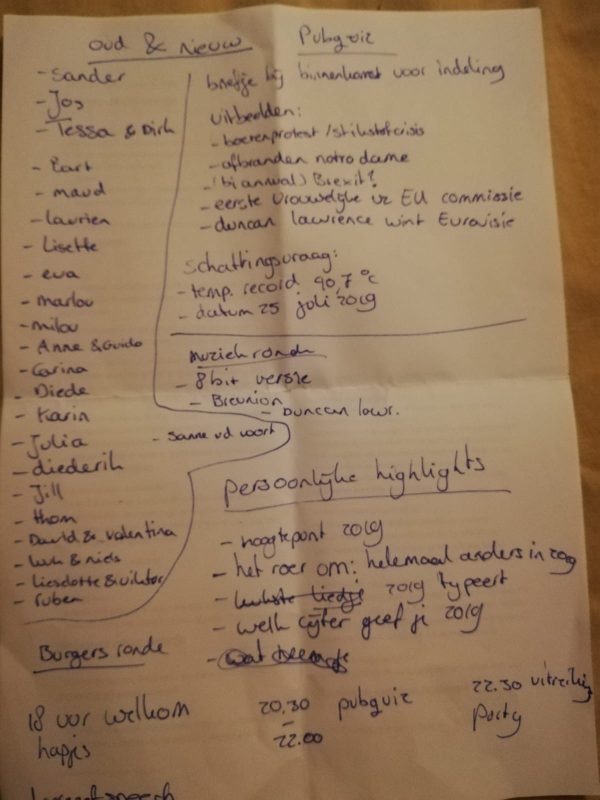
#> input picture data/voorbeeld.jpg, 1200 x 1599 px (shown at 1/2 size)
$ python -i binarize.py   (imports and definitions only)
#> lines starting #> are read from the running program, lines starting #| are printed output that depends on the picture; after the words box and inside, x2 and y2 are one past the last pixel; in counts of white or black regions, pixels touching at a corner belong together
import numpy as np
import cv2 as cv

### su ###

nfns = [
    lambda x: np.roll(x, -1, axis=0),
    lambda x: np.roll(np.roll(x, 1, axis=1), -1, axis=0),
    lambda x: np.roll(x, 1, axis=1),
    lambda x: np.roll(np.roll(x, 1, axis=1), 1, axis=0),
    lambda x: np.roll(x, 1, axis=0),
    lambda x: np.roll(np.roll(x, -1, axis=1), 1, axis=0),
    lambda x: np.roll(x, -1, axis=1),
    lambda x: np.roll(np.roll(x, -1, axis=1), -1, axis=0)
]


def su_plus(img):
    _, otsu_ocimg = cv.threshold(img, 0, 255, cv.THRESH_BINARY + cv.THRESH_OTSU)
    su_ocimg = su(img)

    contours, _ = cv.findContours(otsu_ocimg, cv.RETR_LIST, cv.CHAIN_APPROX_NONE)

    for contour in contours:
        approx = cv.convexHull(contour)
        cv.drawContours(otsu_ocimg, [approx], -1, (0, 255, 0), 1)

    cv.floodFill(otsu_ocimg, None, (16, 16), 0)
    im_floodfill = su_ocimg.copy()
    cv.floodFill(im_floodfill, None, (16, 16), 0)

    R = (otsu_ocimg + (su_ocimg & cv.bitwise_not(im_floodfill)))

    mask = np.ones((3, 3), np.uint8)
    R = cv.erode(R, None, iterations=1)
    R = cv.dilate(R, None, iterations=1)

    R = cv.medianBlur(R, 3)
    _, R = cv.threshold(R, 0, 255, cv.THRESH_BINARY)

    return R


def su(img):
    gfn = nfns
    N_MIN = 4

    I = img.astype(np.float64)
    cimg = localminmax(I, gfn)

    _, ocimg = cv.threshold(rescale(cimg).astype(img.dtype), 0, 255, cv.THRESH_BINARY + cv.THRESH_OTSU)

    E = ocimg.astype(np.float64)
    E_mean = np.zeros(I.shape, dtype=np.float64)

    N_e = numnb(ocimg, gfn)
    nbmask = N_e > 0

    for fn in gfn:
        E_mean += fn(I) * fn(E)

    E_mean[nbmask] /= N_e[nbmask]
    E_var = np.zeros(I.shape, dtype=np.float64)

    for fn in gfn:
        tmp = (fn(I) - E_mean) * fn(E)
        E_var += tmp * tmp

    E_var[nbmask] /= N_e[nbmask]
    E_std = np.sqrt(E_var) * 0.5

    R = np.ones(I.shape) * 255
    R[(I <= E_mean + E_std) & (N_e >= N_MIN)] = 0

    return R.astype(np.uint8)


def localminmax(img, fns):
    mi = img.astype(np.float64)
    ma = img.astype(np.float64)
    for i in range(len(fns)):
        rolled = fns[i](img)
        np.minimum(mi, rolled, out=mi)
        np.maximum(ma, rolled, out=ma)
    result = (ma - mi) / (mi + ma + 1e-16)
    return result


def numnb(bi, fns):
    nb = bi.astype(np.float64)
    i = np.zeros(bi.shape, nb.dtype)
    i[bi == bi.max()] = 1
    i[bi == bi.min()] = 0
    for fn in fns:
        nb += fn(i)
    return nb


def rescale(r, maxvalue=255):
    mi = r.min()
    return maxvalue * (r - mi) / (r.max() - mi)


### sauvola ###


# [58 lines left out: functions sauvola, padding, integralMean, ind2sub, otsu, not called in this run]

>>> import cv2
>>> picture = cv2.imread('../../../../data/voorbeeld.jpg', cv2.IMREAD_GRAYSCALE)
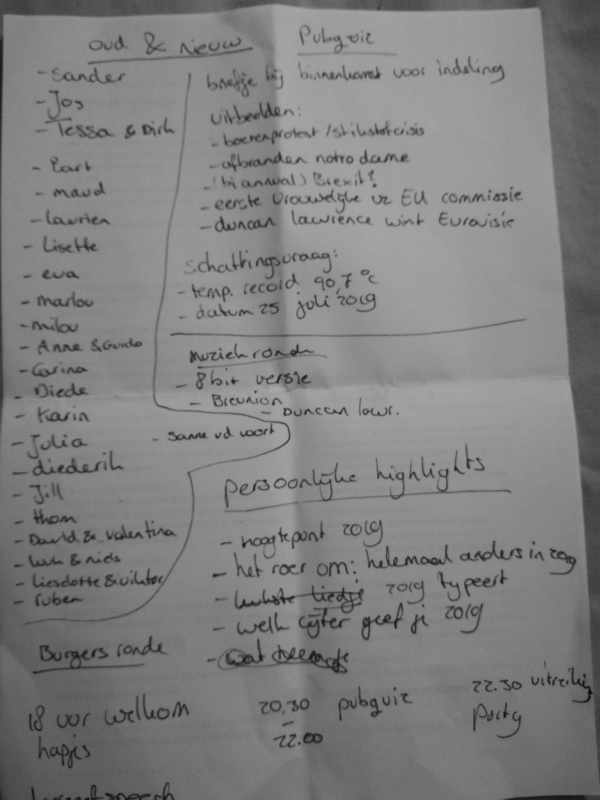
#> picture: shape (1599, 1200) (shown at 1/2 size); min 13, max 170, mean 127.3
>>> result = su_plus(picture)
#> in su_plus, `_, otsu_ocimg = cv.threshold(img, 0, 255, cv.THRESH_BINARY + cv.THRESH..`:
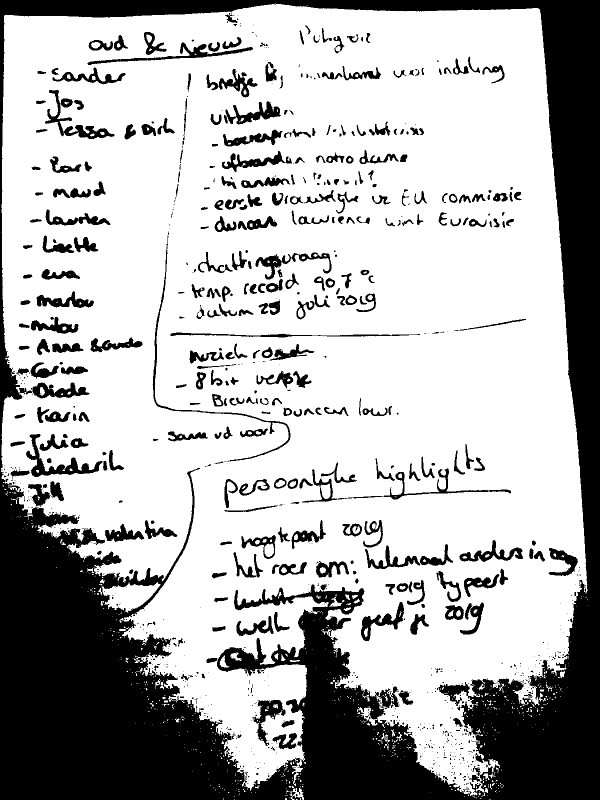
#> otsu_ocimg: shape (1599, 1200) (shown at 1/2 size); 70.2% white; 966 black regions (597 under 20 px), largest, box (x1, y1, x2, y2) and area: (0, 0, 1200, 1599) 447894, (52, 868, 205, 954) 3020, (90, 180, 229, 278) 2779
#> in localminmax, `result = (ma - mi) / (mi + ma + 1e-16)`:
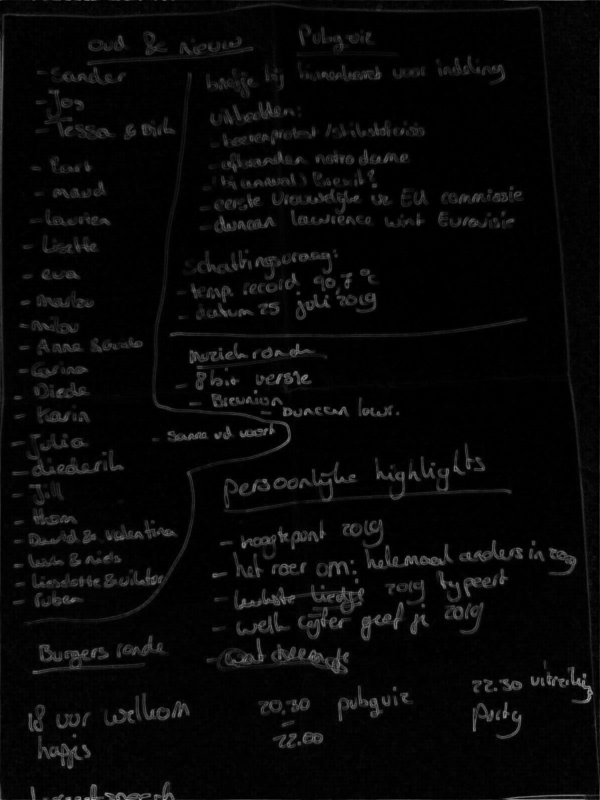
#> result: shape (1599, 1200) float64 (shown at 1/2 size); min 0, max 0.726, mean 0.033
#> in rescale, `mi = r.min()`: mi = 0
#> in su, `_, ocimg = cv.threshold(rescale(cimg).astype(img.dtype), 0, 255, cv.TH..`: ocimg: shape (1599, 1200); 9.2% white; 1107 white regions (556 under 20 px), largest, box (x1, y1, x2, y2) and area: (468, 1169, 728, 1228) 4677, (542, 1288, 698, 1348) 3628, (0, 63, 9, 856) 3279
#> in su, `E_mean = np.zeros(I.shape, dtype=np.float64)`: E_mean: shape (1599, 1200) float64; every value is 0
#> in su, `nbmask = N_e > 0`: nbmask: shape (1599, 1200) bool; 14.1% white; 538 white regions (78 under 20 px), largest, box (x1, y1, x2, y2) and area: (0, 26, 180, 1190) 6389, (467, 1168, 729, 1229) 6288, (541, 1287, 699, 1349) 4909
#> after the loop in su, `for fn in gfn:`:
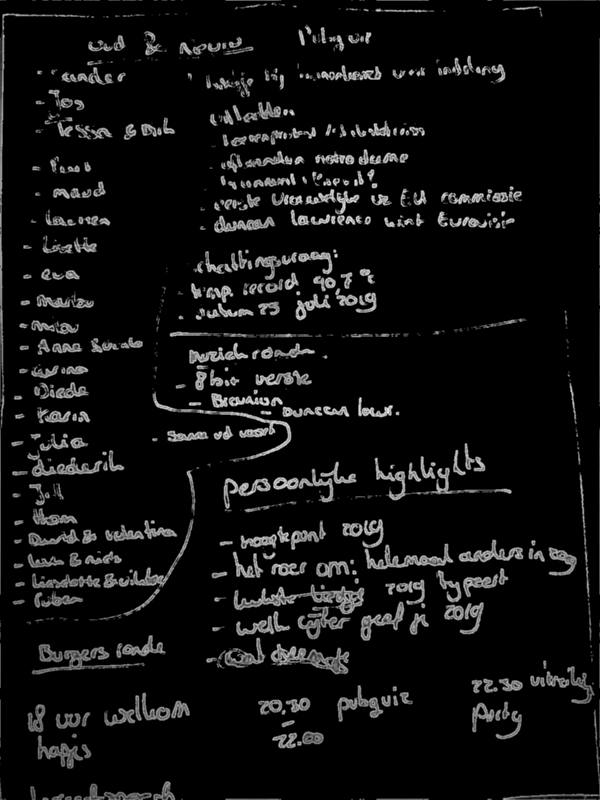
#> E_mean: shape (1599, 1200) float64 (shown at 1/2 size); min 0, max 271575, mean 17319.3; drawn with min black and max white
#> in su, `R = np.ones(I.shape) * 255`: R: shape (1599, 1200) float64; every value is 255
#> in su, `R[(I <= E_mean + E_std) & (N_e >= N_MIN)] = 0`: R: shape (1599, 1200) float64; 89.8% white; 856 black regions (350 under 20 px), largest, box (x1, y1, x2, y2) and area: (468, 1169, 728, 1228) 5116, (542, 1288, 698, 1348) 3993, (0, 63, 9, 1189) 3863
#> in su, `return R.astype(np.uint8)`: returned value: shape (1599, 1200); 89.8% white; 856 black regions (350 under 20 px)
#> in su_plus, `contours, _ = cv.findContours(otsu_ocimg, cv.RETR_LIST, cv.CHAIN_APPRO..`: contours = 1914 contours, 1384 with area under 20; largest, box (x1, y1, x2, y2) and area: (2, 7, 1175, 1593) 1456167, (603, 936, 1023, 1006) 3916, (196, 1164, 321, 1225) 3892, (51, 867, 206, 955) 3368, (304, 470, 582, 924) 3252
#> the loop in su_plus, `for contour in contours:` made 1914 passes
#> approx on passes 3 to 5: [[468, 1598]], [[962, 1596], [960, 1597], [960, 1596]], [[601, 1597], [601, 1598], [600, 1598], [600, 1596]]
#> after the loop in su_plus, `for contour in contours:`:
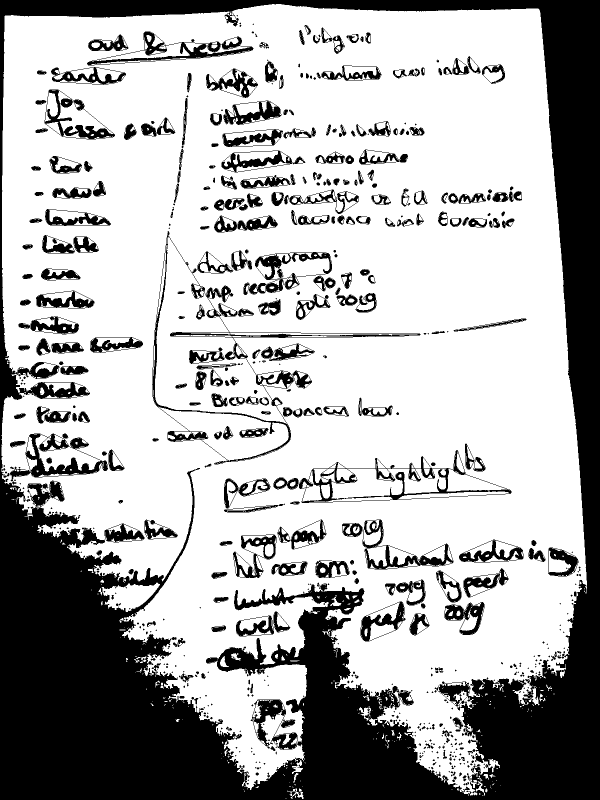
#> otsu_ocimg: shape (1599, 1200) (shown at 1/2 size); 68% white; 616 black regions (289 under 20 px), largest, box (x1, y1, x2, y2) and area: (0, 0, 1200, 1599) 465675, (304, 462, 841, 929) 10781, (598, 900, 1023, 1006) 6231
#> in su_plus, `cv.floodFill(im_floodfill, None, (16, 16), 0)`: im_floodfill: shape (1599, 1200); 0.42% white; 425 white regions (316 under 20 px), largest, box (x1, y1, x2, y2) and area: (0, 700, 5, 855) 416, (461, 1300, 489, 1323) 344, (1095, 1593, 1167, 1598) 298
#> in su_plus, `R = (otsu_ocimg + (su_ocimg & cv.bitwise_not(im_floodfill)))`:
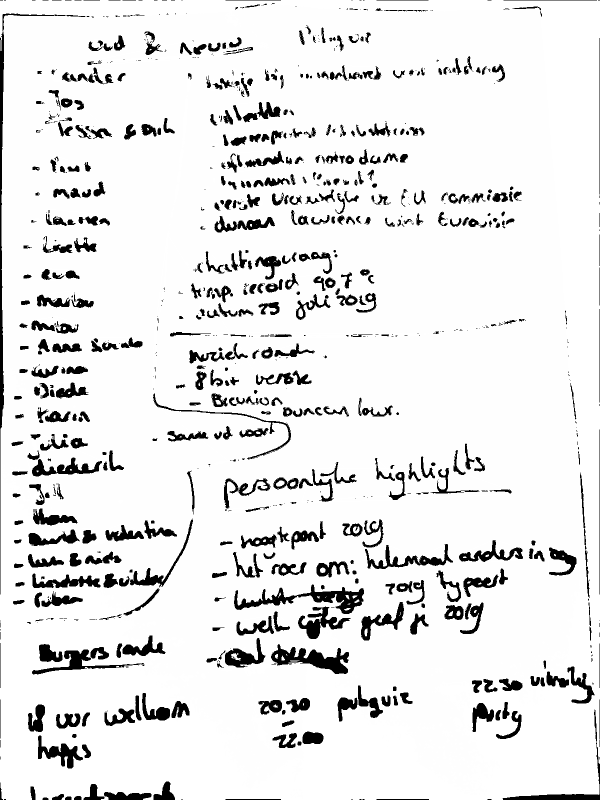
#> R: shape (1599, 1200) (shown at 1/2 size); min 0, max 255, mean 230.9
#> in su_plus, `mask = np.ones((3, 3), np.uint8)`: mask = [[1, 1, 1], [1, 1, 1], [1, 1, 1]]
#> in su_plus, `_, R = cv.threshold(R, 0, 255, cv.THRESH_BINARY)`:
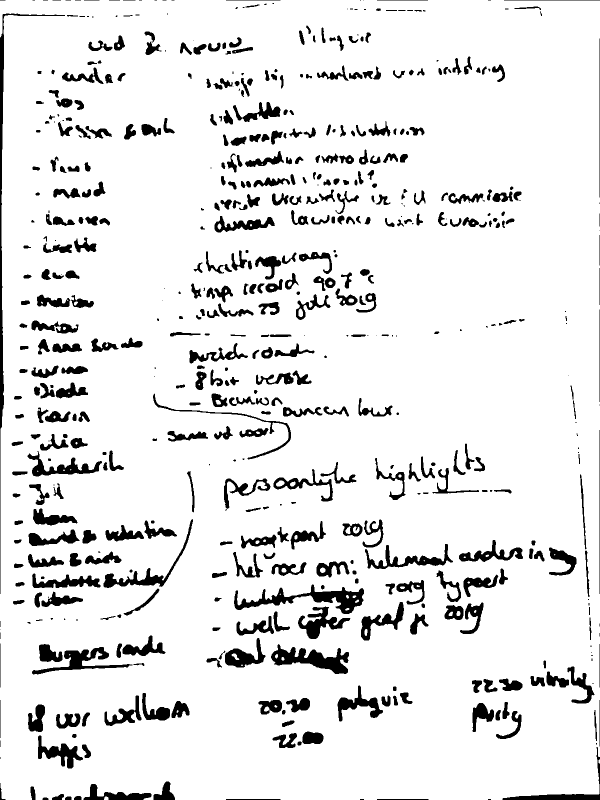
#> R: shape (1599, 1200) (shown at 1/2 size); 90.5% white; 590 black regions (116 under 20 px), largest, box (x1, y1, x2, y2) and area: (468, 1169, 728, 1228) 4976, (0, 27, 130, 1188) 4860, (542, 1288, 698, 1348) 4230
